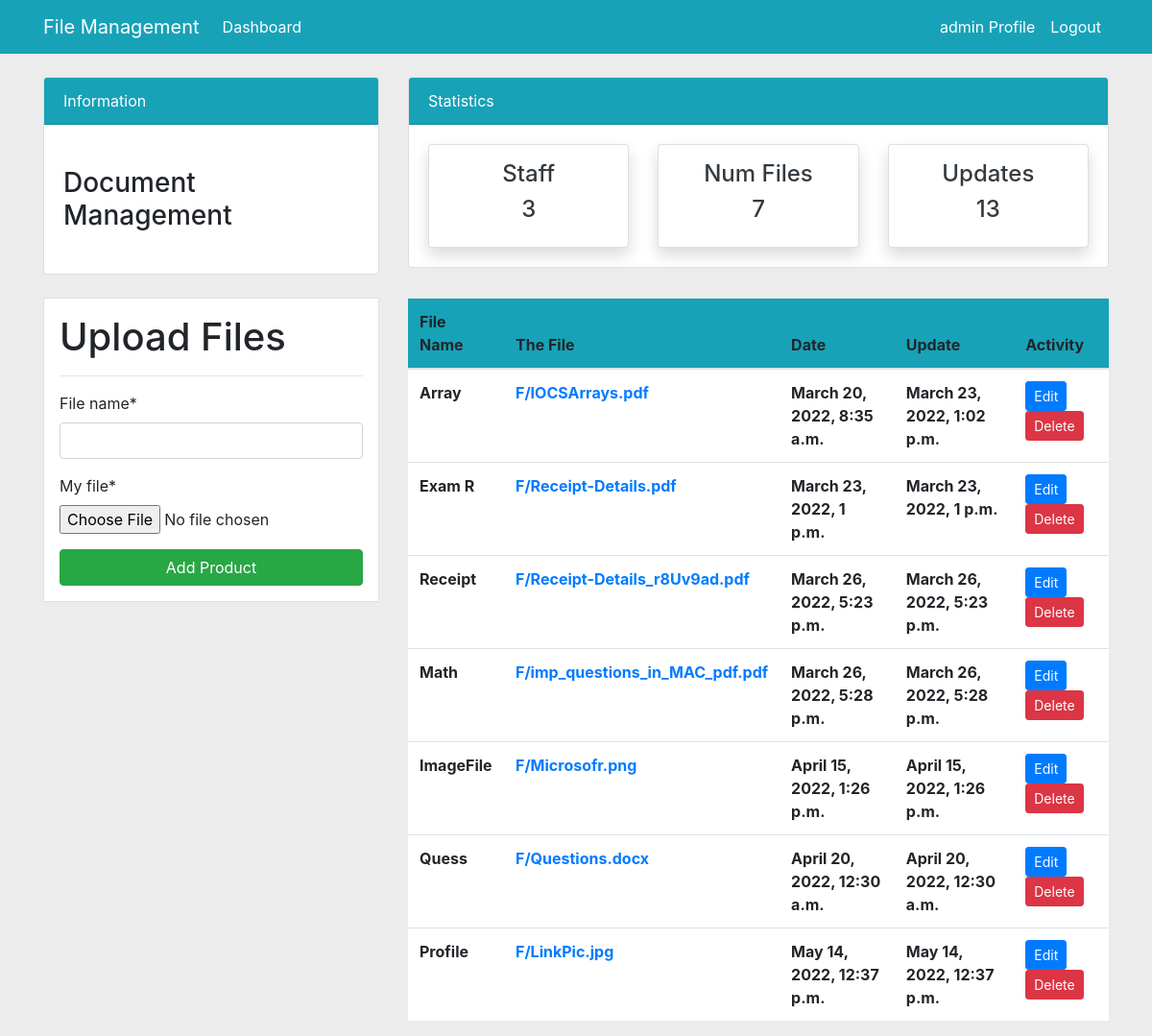
Before: /products (signed in) with the older database file.
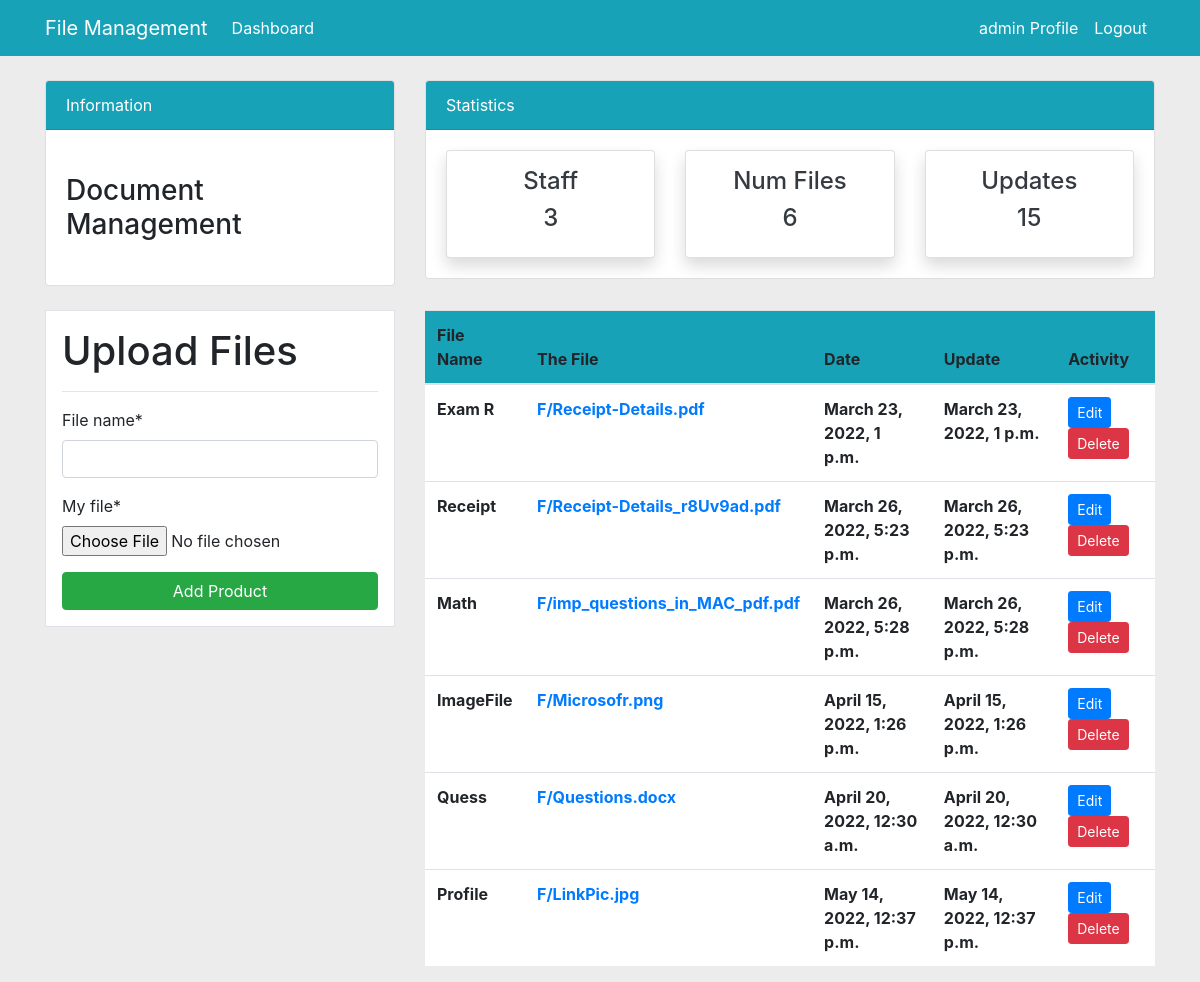
After: the same page with the newer database file.
### Dashboard/models.py (models this page shows, shortened)
class File_Upload(models.Model):
    user_specific = models.ForeignKey(User,on_delete=models.CASCADE,null=True)
    ids = models.AutoField(primary_key=True)
    file_name = models.CharField(max_length=30)
    my_file = models.FileField(upload_to="F")
    date = models.DateTimeField(auto_now_add=True)
    updated = models.DateTimeField(auto_now=True)

### Dashboard/views.py (the view)
# urls.py: path("products",views.products,name='d-products'),
@login_required(login_url="u-login")
def products(request):
    files_all = File_Upload.objects.all()
    user_specific_files = File_Upload.objects.filter(user_specific = request.user)
    count_file = user_specific_files.count()
    users = Profile.objects.all().count()
    updates = Updates.objects.all()
    all_updates = updates.count()
    if request.method == "POST":
        form = UploadFile_Form(request.POST,request.FILES)
        if form.is_valid():
            inst = form.save(commit=False)
            inst.user_specific = request.user
            inst.save()
            messages.success(request,"File has been uploaded!")
            upload_update = Updates.objects.create(name= request.user, upload = "Has uploaded a File")
            upload_update.save()
            return redirect("d-products")
    else:
        form = UploadFile_Form()
    return render(request,"Dashboard/products.html",{
        "form":form,
        "files":files_all,
        "count_p":count_file,
        "count_s":users,
        "count_up":all_updates
    })

### Dashboard/forms.py
class UploadFile_Form(forms.ModelForm):
    class Meta:
        model = File_Upload
        fields = ["file_name","my_file"]

### templates/Dashboard/products.html (shortened to what this page needs)
{% extends 'partials/base.html' %}
{% load crispy_forms_tags %}
{% block "content" %}
{% include "partials/topside.html" %}
        <div class="container">
        <div class="row mt-4">
            <div class="col-md-4">
               <div class="border bg-white p-3">
                   <h1>Upload Files</h1>
                   <hr>
                   <form method="POST" enctype="multipart/form-data" >
                       {{ form|crispy }}
                       <input class="btn btn-success btn-block " type="submit" value="Add Product">
                   </form>
               </div>
           </div>
           <div class="col-md-8">
               <table class="table bg-white">
                   <thead class="bg-info">
                     <tr>
                       <th scope="col">File Name</th>
                       <th scope="col">The File</th>
                       <th scope="col">Date</th>
                       <th scope="col">Update</th>
                       <th scope="col">Activity</th>
                     </tr>
                   </thead>
                   <tbody>
                     {% for file in files %}
                         {% if file.user_specific == user %}
                          <tr>
                            <th> {{ file.file_name }} </th>
                            <th><a download href="{{ file.my_file.url }}">{{ file.my_file }}</a></th>
                            <th> {{ file.date }} </th>
                            <th> {{ file.updated }} </th>
                            <td>
                                <a class="btn btn-primary btn-sm" href="{% url 'd-edit' file.ids %}">Edit</a>
                                <a class="btn btn-danger  btn-sm" href="{% url 'd-delete' file.ids %}">Delete</a>
                            </td>
                          </tr>
                          {% endif %}
                       {% endfor %}
                   </tbody>
                 </table>
            </div>
           </div>
    </div>
{% endblock "content" %}

Changed rows visible on the page:
removed File_Upload: file_name "Array", my_file "F/IOCSArrays.pdf", date "March 20, 2022, 8:35 a.m.", updated "March 23, 2022, 1:02 p.m."
Other visible differences:
{{ count_p }}: "7" → "6"
{{ count_up }}: "13" → "15"
